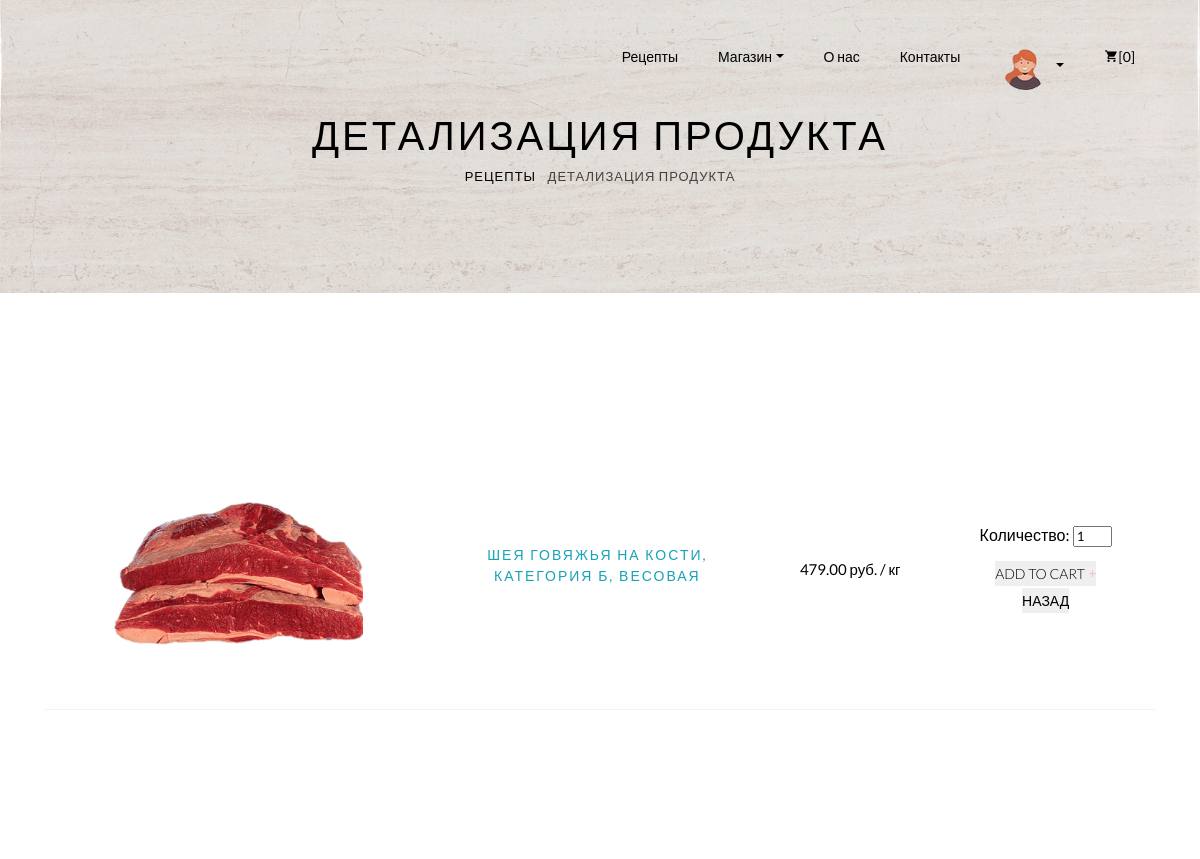
Before: /shop/detail/6/ (signed in, upper part) with the older database file.
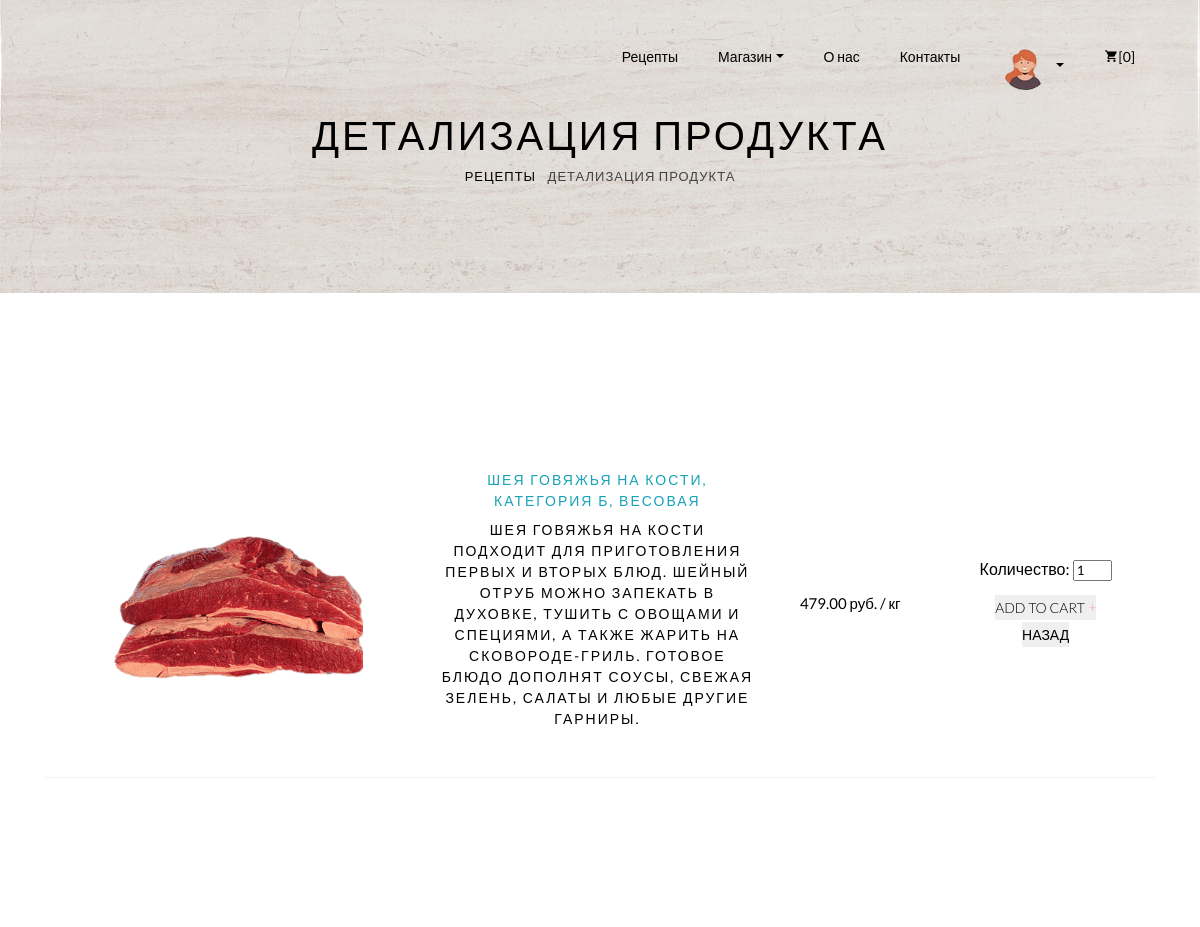
After: the same page with the newer database file.
### shop/models.py (models this page shows, shortened)
class Product(models.Model):
    name = models.CharField(max_length=255, verbose_name='product_name')
    code = models.CharField(max_length=255,
                            verbose_name='product_code')  # по этому полю различаем продукт (код продукта)
    price = models.DecimalField(max_digits=20, decimal_places=2)
    unit = models.CharField(max_length=255, blank=True, null=True)  # единица измерения
    image_url = models.ImageField(upload_to='img_product')  # путь на изображение продукта
    note = models.TextField(blank=True, null=True)  # комментарий к продукту
    class Meta:  # все элементы отображаются по дате создания
        ordering = ['pk']

### shop/views.py (the view)
# urls.py: path('detail/<int:pk>/', views.ProductsDetailView.as_view(), name='detail'),
class ProductsDetailView(DetailView):
    model = Product
    template_name = 'shop/shop-details.html'

### templates/shop/shop-details.html (shortened to what this page needs)
{% extends 'base-page.html' %}
{% load static %}
{% block container  %}
<div class="hero-wrap hero-bread" style="background-image: url('{% static 'img/bg-66.jpg' %}');">
    <div class="container">
        <div class="row no-gutters slider-text align-items-center justify-content-center">
            <div class="col-md-9 ftco-animate text-center">
                <h1 class="mb-0 bread">Детализация продукта</h1>
                <p class="breadcrumbs"><span class="mr-2"><a href="{% url 'index' %}">Рецепты</a></span>
                    <span>Детализация продукта</span></p>
            </div>
        </div>
    </div>
</div>
<section class="ftco-section ftco-cart">
    <div class="container">
        <div class="row">
            <div class="col-md-12 ftco-animate">
                <div class="cart-list">
                    <table class="table">
                        <tbody>
                        <tr class="text-center">
                            <td class="image-prod">
                                <div class="img" style="background-image:url('{{ product.image_url.url }}');"></div>
                            </td>
                            <td class="product-name">
                                <h3 style="color:#17a2b8">{{ product.name }}</h3>
                                <h3>{{ product.note }}</h3>
                            </td>
                            <td class="price">{{ product.price }} руб. / {{ product.unit }}</td>
                            <td>
                                <form method="post" action="{% url 'add_item_to_cart' product.pk %}">
                                    <div class="categories__post__item__text">
                                        <h6 style="font-family:'Lato', Arial, sans-serif"><label class="form-label"
                                                                                                 for="id_quantity">Количество:</label>
                                            <input type="number" name="quantity" value="1" min="1" required
                                                   id="id_quantity" style="width: 3em">
                                        </h6>
                                    </div>
                                    <button type="submit">
                                        <a href="#" class="add-to-cart"><span>Add to cart<i
                                                class="ion-ios-add ml-1"></i></span></a>
                                    </button>
                                </form>
                                <form action="{% url 'shop' %}">
                                    <button type="submit">
                                        <a href="#" class="add-to-cart"><span>Назад</span></a>
                                    </button>
                                </form>
                            </td>
                        </tr>
                        </tbody>
                    </table>
                </div>
            </div>
        </div>
    </div>
</section>
{% endblock container  %}

Changed rows visible on the page:
changed Product "кг": note (not shown) → "ШЕЯ ГОВЯЖЬЯ НА КОСТИ ПОДХОДИТ ДЛЯ ПРИГОТОВЛЕНИЯ ПЕРВЫХ И ВТОРЫХ БЛЮД. ШЕЙНЫЙ ОТРУБ МОЖНО ЗАПЕКАТЬ В ДУХОВКЕ, ТУШИТЬ С ОВОЩАМИ И СПЕЦИЯМИ, А ТАКЖЕ ЖАРИТЬ НА СКОВОРОДЕ-ГРИЛЬ. ГОТОВОЕ БЛЮДО ДОПОЛНЯТ СОУСЫ, СВЕЖАЯ ЗЕЛЕНЬ, САЛАТЫ И ЛЮБЫЕ ДРУГИЕ ГАРНИРЫ."
